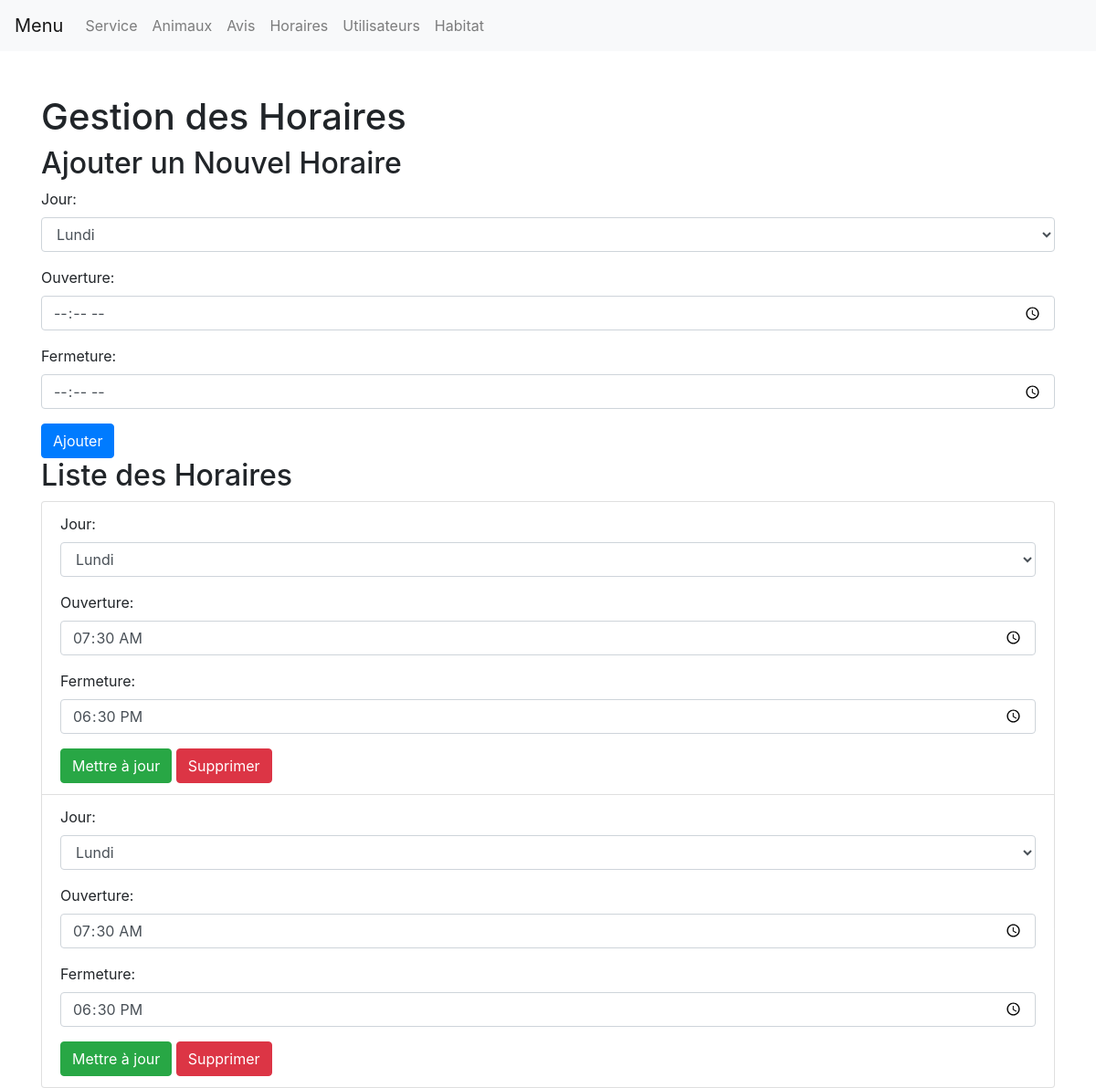
Page /horaires/create_horaires.php (signed in) on the committed database.
### tables this page shows
CREATE TABLE `horaire` (
  `id` int(11) NOT NULL,
  `jour` varchar(50) NOT NULL,
  `heureOuverture` time NOT NULL,
  `heureFermeture` time NOT NULL
);

### functions.php (called while the page is built, shortened)
<?php
require 'db.php';
        ?>
        <?php
function getSchedules() {
    global $pdo;
    $stmt = $pdo->query('SELECT * FROM Horaire');
    return $stmt->fetchAll(PDO::FETCH_ASSOC);
}
?>

### horaires/create_horaires.php (the view, shortened to what this page needs)
<?php
require '../functions.php';
$schedules = getSchedules();
?>
<!DOCTYPE html>
<html lang="fr">
<head>
    <link href="https://maxcdn.bootstrapcdn.com/bootstrap/4.5.2/css/bootstrap.min.css" rel="stylesheet">
</head>
<body>
<nav class="navbar navbar-expand-lg navbar-light bg-light">
  <a class="navbar-brand" href="#">Menu</a>
  <div class="collapse navbar-collapse" id="navbarNav">
    <ul class="navbar-nav">
      <li class="nav-item">
        <a class="nav-link" href="../services/create_service.php">Service</a>
      </li>
      <li class="nav-item">
        <a class="nav-link" href="../animaux/create_animal.php">Animaux</a>
      </li>
      <li class="nav-item">
        <a class="nav-link" href="../avis/avis.php">Avis</a>
      </li>
      <li class="nav-item">
        <a class="nav-link" href="../horaires/create_horaires.php">Horaires</a>
      </li>
      <li class="nav-item">
        <a class="nav-link" href="../register.php">Utilisateurs</a>
      </li>
      <li class="nav-item">
        <a class="nav-link" href="../habitat/create_habitat.php">Habitat</a>
      </li>
    </ul>
  </div>
</nav>
<div class="container mt-5">
    <h1>Gestion des Horaires</h1>
    <h2>Ajouter un Nouvel Horaire</h2>
    <form action="" method="post">
        <div class="form-group">
            <label for="jour">Jour:</label>
            <select id="jour" name="jour" class="form-control" required>
                <option value="Lundi">Lundi</option>
            </select>
        </div>
        <div class="form-group">
            <label for="ouverture">Ouverture:</label>
            <input type="time" id="ouverture" name="ouverture" class="form-control" required>
        </div>
        <div class="form-group">
            <label for="fermeture">Fermeture:</label>
            <input type="time" id="fermeture" name="fermeture" class="form-control" required>
        </div>
        <button type="submit" name="create" class="btn btn-primary">Ajouter</button>
    </form>
    <h2>Liste des Horaires</h2>
    <ul class="list-group">
        <?php foreach ($schedules as $schedule): ?>
            <li class="list-group-item">
                <form action="" method="post">
                    <div class="form-group">
                        <label for="jour-<?php echo $schedule['id']; ?>">Jour:</label>
                        <select id="jour-<?php echo $schedule['id']; ?>" name="jour" class="form-control" required>
                            <option value="Lundi" <?php echo ($schedule['jour'] == 'Lundi') ? 'selected' : ''; ?>>Lundi</option>
                        </select>
                    </div>
                    <div class="form-group">
                        <label for="ouverture-<?php echo $schedule['id']; ?>">Ouverture:</label>
                        <input type="time" id="ouverture-<?php echo $schedule['id']; ?>" name="ouverture" class="form-control" value="<?php echo htmlspecialchars($schedule['heureOuverture']); ?>" required>
                    </div>
                    <div class="form-group">
                        <label for="fermeture-<?php echo $schedule['id']; ?>">Fermeture:</label>
                        <input type="time" id="fermeture-<?php echo $schedule['id']; ?>" name="fermeture" class="form-control" value="<?php echo htmlspecialchars($schedule['heureFermeture']); ?>" required>
                    </div>
                    <button type="submit" name="update" class="btn btn-success">Mettre à jour</button>
                    <button type="submit" name="delete" class="btn btn-danger">Supprimer</button>
                </form>
            </li>
        <?php endforeach; ?>
    </ul>
</div>
</body>
</html>

### rows in the picture
horaire: jour "Lundi", ouverture "07:30:00", fermeture "18:30:00"
horaire: jour "Lundi", ouverture "07:30:00", fermeture "18:30:00"
